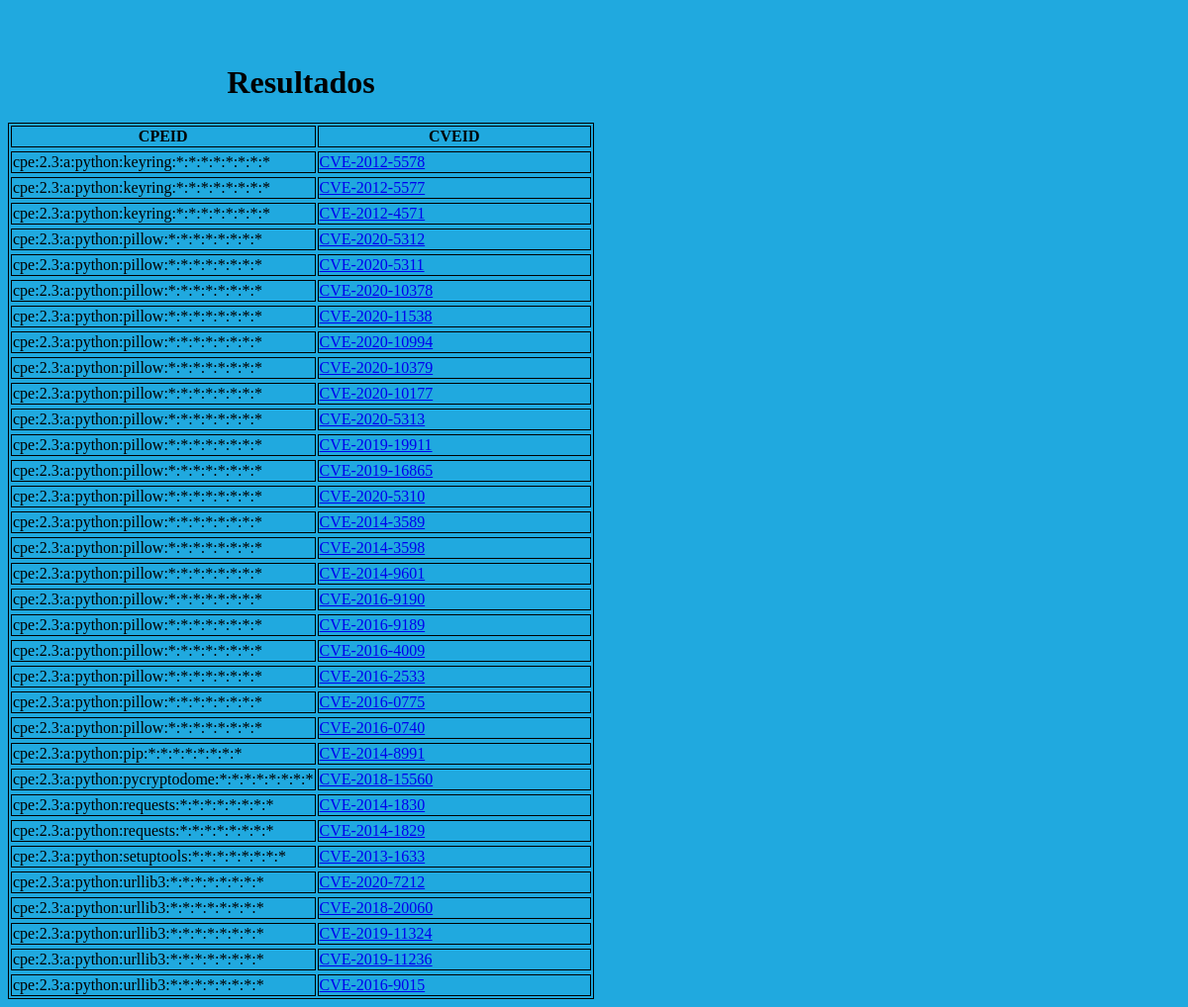
The app's page /results, older data.
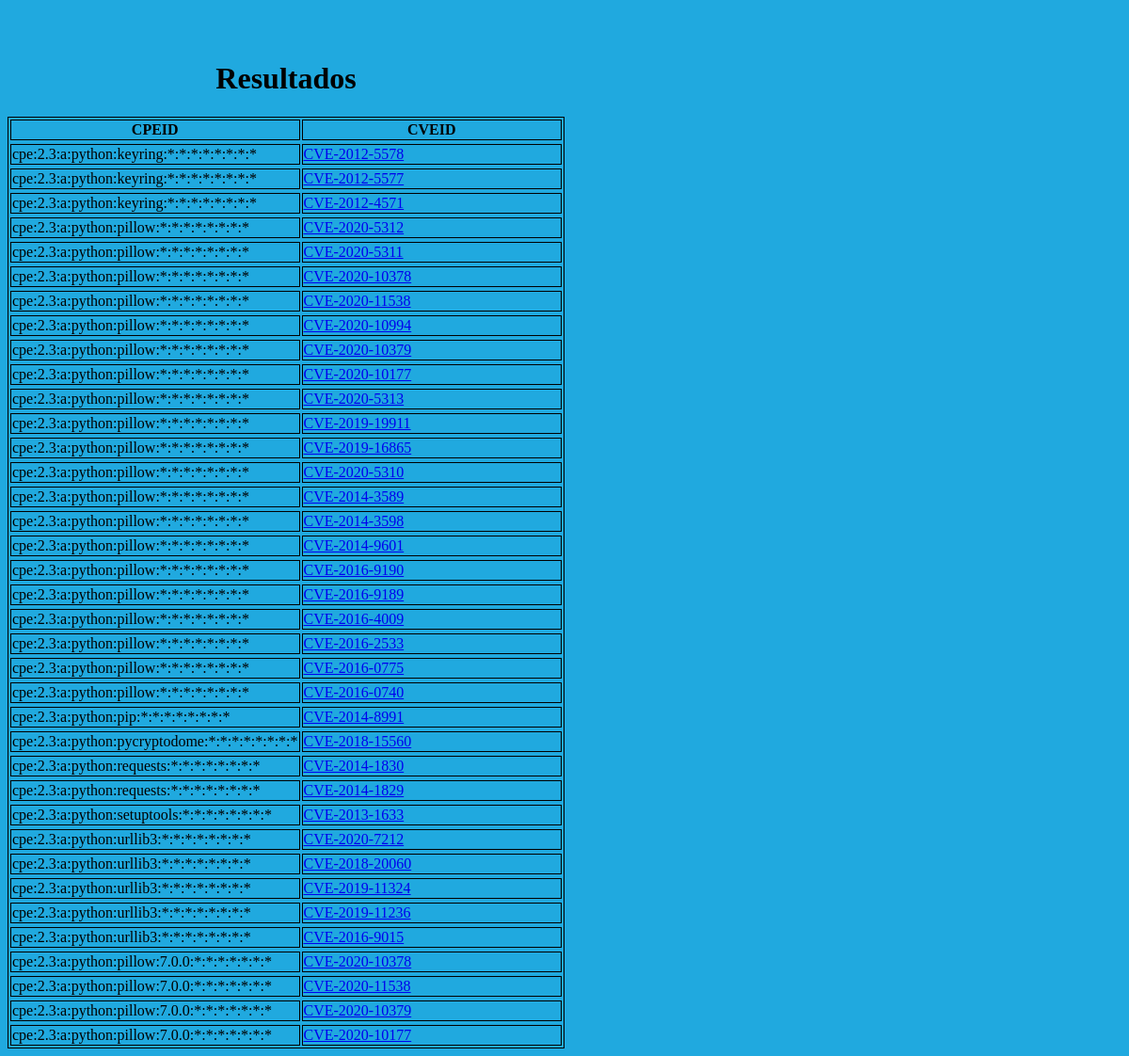
The same page, newer data.
### tables this page shows
CREATE TABLE CPECVE(
    cpeID varchar(100) NOT NULL,
    cveID varchar(20) NOT NULL
);

### app.py (the view)
@app.route('/results')
def index():
    rows = dbmanager.getCPE()
    headers = ['CPEID','CVEID']
    if(len(rows) > 0):
        return render_template('cpefound.html',headers=headers,rows=rows)
    else:
        return "nothing here yet"

### managedb.py (called while the page is built)
    def getCPE(self):
        sqlquery = '''SELECT * FROM CPECVE'''
        try:
            self.cur.execute(sqlquery)
            self.cur.row_factory = lambda cursor, row: [row[0],row[1]]
            rows = self.cur.fetchall()
            return rows
        except sqlite3.Error as e:
            print(e)

### templates/cpefound.html
<html>
    <head>
        <link rel="stylesheet" type="text/css" href="static/style.css">
    </head>
    <body>
        <br/><br/>
        <table>
            <caption><h1>Resultados</h1></caption>
            <thead><tr><th>{{ headers[0] }}</th><th>{{ headers[1] }}</th></tr></thead>
            <tbody>
            {% for values in rows%}
               <tr>
                <tr><td>{{ values[0] }}</td><td><a href="/item/{{ values[1] }}" >{{ values[1] }}</a></td></tr>
               </tr>
            {% endfor %}
        </tbody>
            </table>
    </body>
</html>

### static/style.css (style rules this page uses)
body { background-color: rgb(32, 169, 223); }
table, th, td { border: 1px solid black; width: 50%; }

Row changes from the older to the newer data that the page shows:
added CPECVE: cpeID "cpe:2.3:a:python:pillow:7.0.0:*:*:*:*:*:*:*", cveID "CVE-2020-10378"
added CPECVE: cpeID "cpe:2.3:a:python:pillow:7.0.0:*:*:*:*:*:*:*", cveID "CVE-2020-11538"
added CPECVE: cpeID "cpe:2.3:a:python:pillow:7.0.0:*:*:*:*:*:*:*", cveID "CVE-2020-10379"
added CPECVE: cpeID "cpe:2.3:a:python:pillow:7.0.0:*:*:*:*:*:*:*", cveID "CVE-2020-10177"
